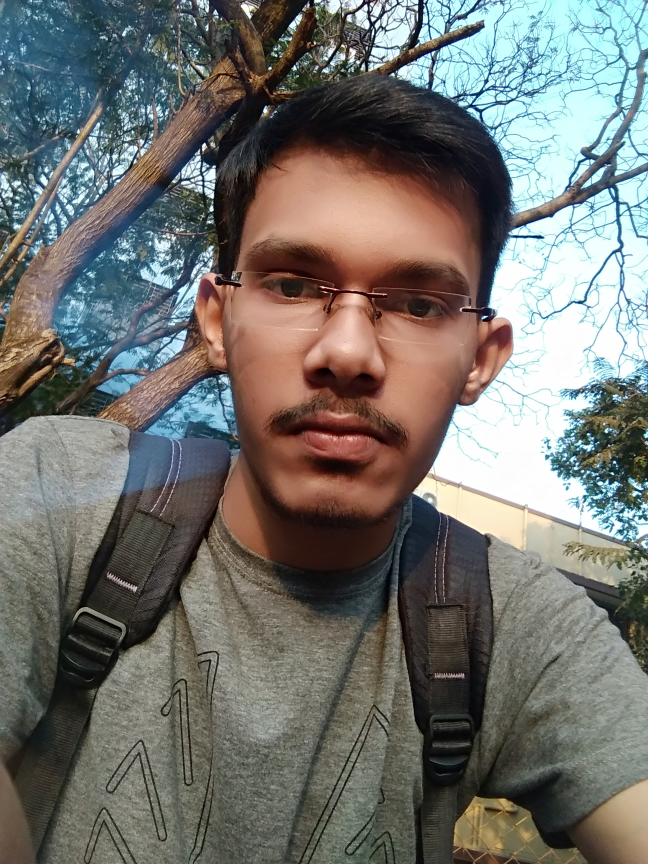
#> input picture assets/shivam3.jpg, 1944 x 2592 px, found by its file name (shown at 1/3 size)
$ python tut2_image_fundamentals_and_manipulation.py
#> lines starting #> are read from the running program, lines starting #| are printed output that depends on the picture
import cv2
import random

img = cv2.imread('assets/shivam3.JPG', -1)
#> img is the input picture: shape (2592, 1944, 3); mean B, G, R 109.5, 114.2, 114.5
img = cv2.resize(img, (0,0), fx=0.1, fy=0.1)
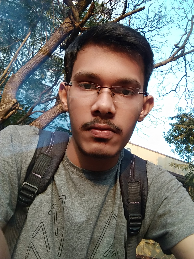
#> img: shape (259, 194, 3); mean B, G, R 109.5, 114.1, 114.5

## opencv stores images as a numpy array
## so we can use the numpy methods on the img object such as shape

# print(img)
# print(img.shape)  # this will give us shape in the format (height, width, channel) i.e, (rows, columns, channels)

## also opencv uses the format of BLUE, GREEN , RED (BGR)

## replacing some part of image with random pixel values for fun
for i in range(img.shape[0]):
    for j in range(50):
        img[i][j] = [random.randint(0,255), random.randint(0,255), random.randint(0,255)]
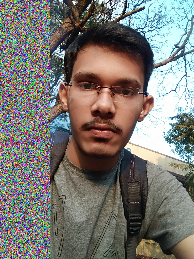
#> img: shape (259, 194, 3); mean B, G, R 115.5, 120.5, 123.3


cv2.imshow('Image', img)
cv2.waitKey(0)
cv2.destroyAllWindows()

$ run again, with assets/shivam2.png saved as assets/shivam3.jpg
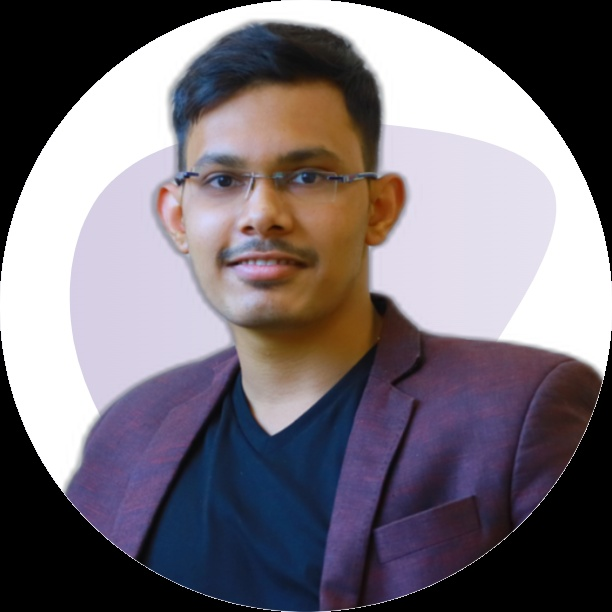
#> input picture assets/shivam2.png, 612 x 612 px, found by its file name
#> img is the input picture: shape (612, 612, 3); mean B, G, R 118.5, 110.3, 117.3
#> `img = cv2.resize(img, (0,0), fx=0.1, fy=0.1)`:
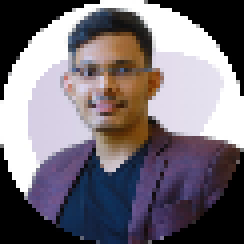
#> img: shape (61, 61, 3) (shown 4 times larger); mean B, G, R 119.5, 111.3, 118.2
#> after the loop `for i in range(img.shape[0]):`:
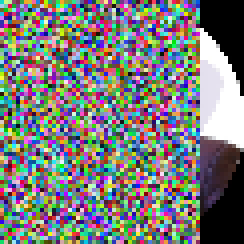
#> img: shape (61, 61, 3) (shown 4 times larger); mean B, G, R 121.4, 123.1, 121.7
